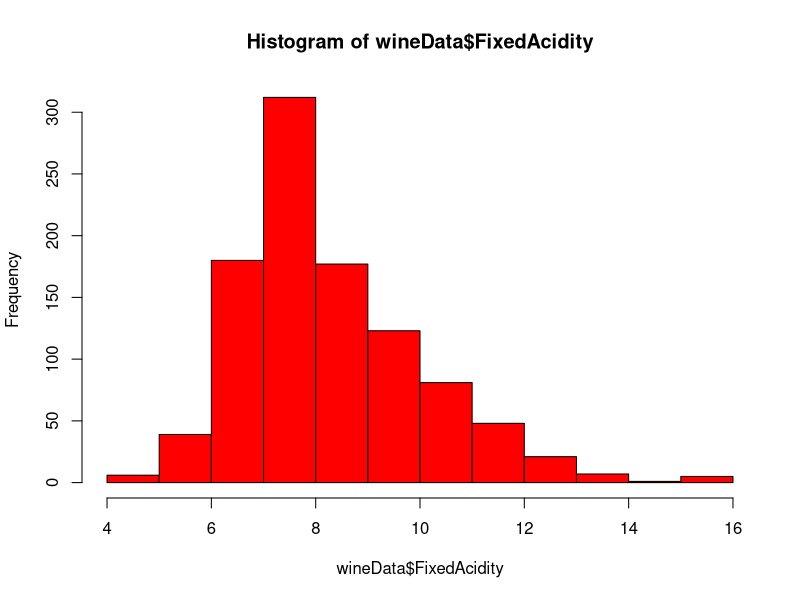
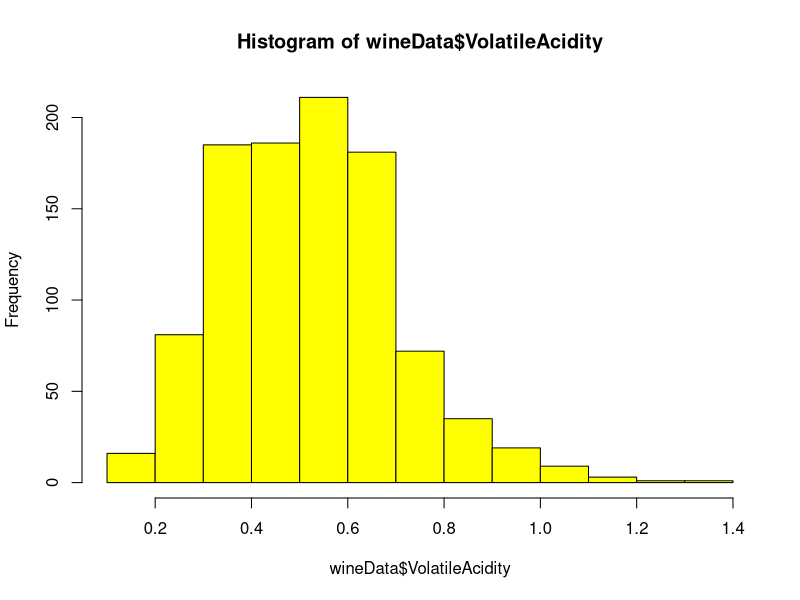
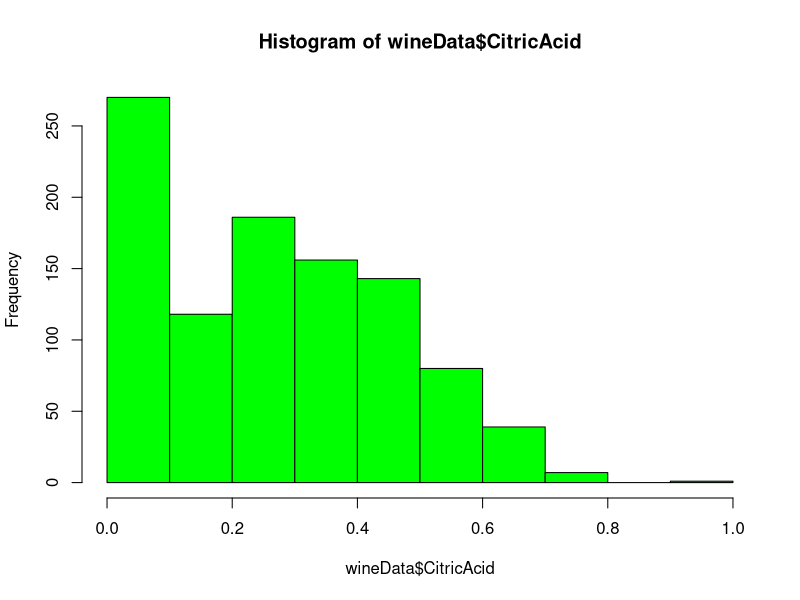
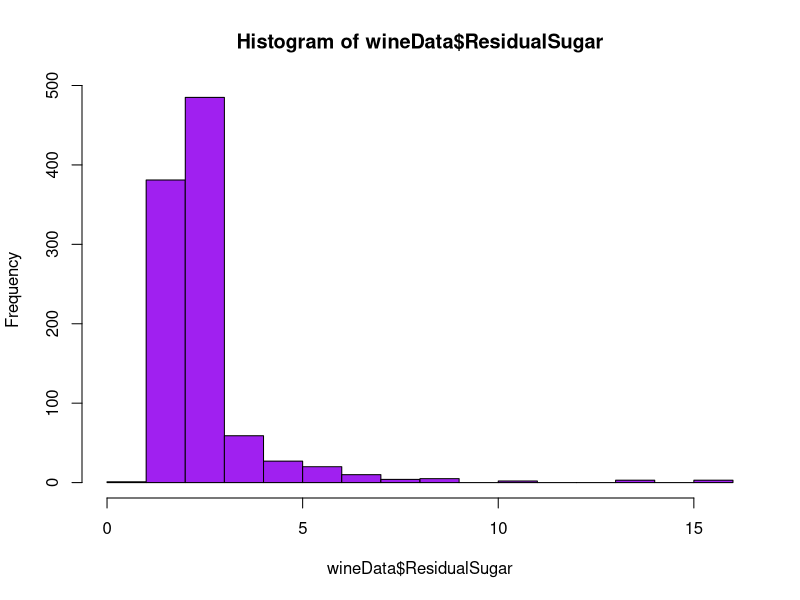
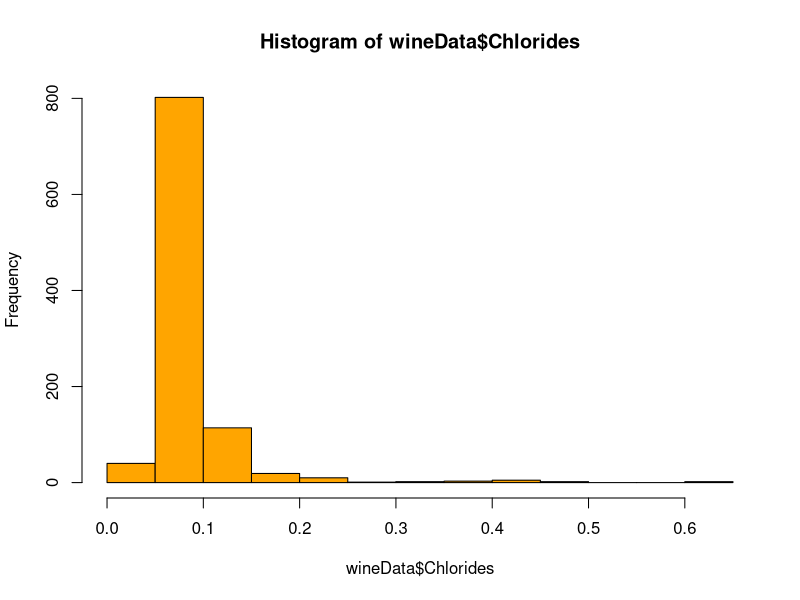
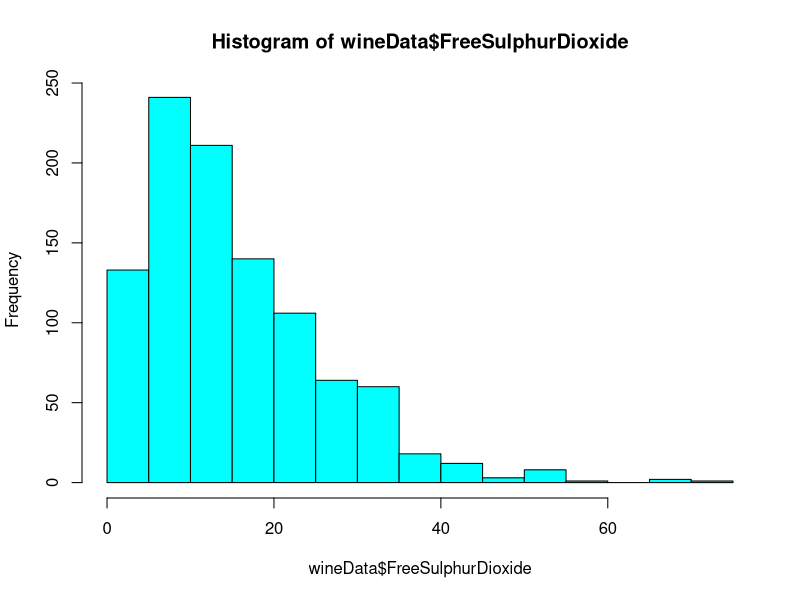
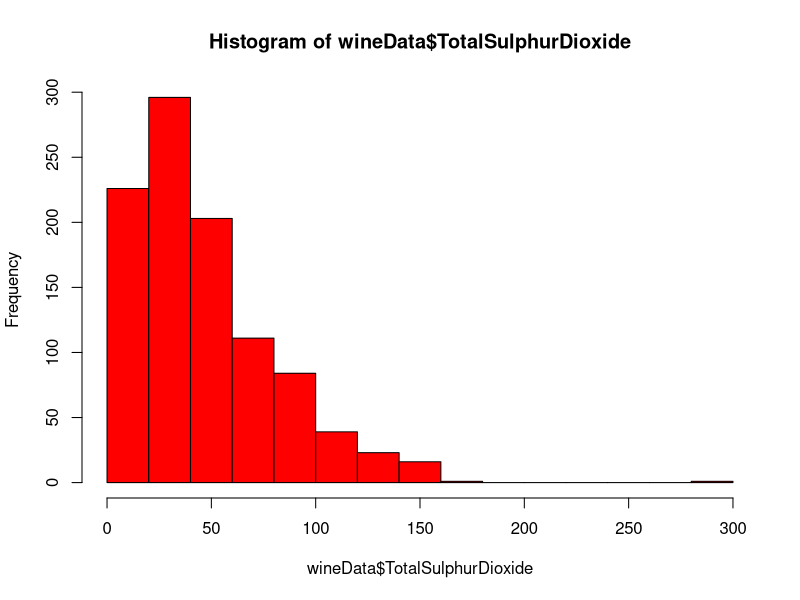
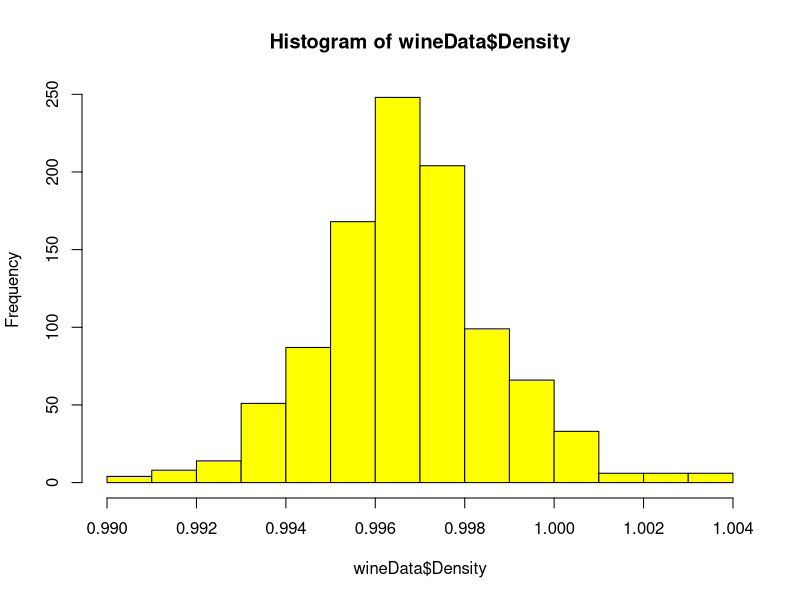

The R script that drew these images, in order:
# =========================================================
# CZ 4073 - Data Science For Business
# Assignment 1
# Name: KAMATH SHANTANU ARUN
# Matric Card: U1422577F
# =========================================================

# Problem 1:
# In this problem, our dataset is -- assign1_WineData.csv
# The solution of the problem looks to fit an optimal linear
# regression model to predict the "Quality" of the wine

# ---------------------------------------------------------
# Clean environment and remove all working data

rm(list = ls())

# ---------------------------------------------------------
# Importing the dataset Week04wineData.csv as wineData

wineData <- read.csv("assign1_WineData.csv", header = TRUE)

# ---------------------------------------------------------
# Performing some basic exploratory data analysis

# Dimensional information of the dataset
dim(wineData)
# Here we find that we have information of 1000 instances 
# of wine and there are 12 different variables that
# describe it

# Labels of the variables in the dataset
names(wineData)
# It provides us the names of each of the 12 variables

# Structure of the dataset
str(wineData)
# We find that the data is stored in a "data.frame"
# Quality has integer data type while,
# Rest of the variables have numeric data type

# First few rows of the data
head(wineData)
# Last few rows of the data
tail(wineData)
# heads and tails provide a general idea in terms of 
# the variables actual values and their magnitudes

# Summary statistics for all variables
summary(wineData)
# It returns a table with the results of the summary
# function applied to each column in the data frame

# For each column, it returns the minimum value, 1st quantile, 
# median, mean, 3rd quantile and the maximum value
# Providing us with the spread, distribution and central 
# tendency of the variables

# ---------------------------------------------------------
# Visulisation of the dataset

# Viewing histograms of individual variables to understand 
# its distribution shape, center, range and variation
hist(wineData$FixedAcidity, col = "red")
hist(wineData$VolatileAcidity, col = "yellow")
hist(wineData$CitricAcid, col = "green")
hist(wineData$ResidualSugar, col = "purple")
hist(wineData$Chlorides, col = "orange")
hist(wineData$FreeSulphurDioxide, col = "cyan")
hist(wineData$TotalSulphurDioxide, col = "red")
hist(wineData$Density, col = "yellow")
hist(wineData$pH, col = "green")
hist(wineData$Sulphates, col = "purple")
hist(wineData$Alcohol, col = "orange")
hist(wineData$Quality, col = "cyan")
# Most of the plots show a normal distribution while others
# show right skewed distribution

# Boxplots of all individual variables
# checking correspondence with summary statistics
boxplot(wineData$FixedAcidity , horizontal = TRUE, col = "red")
boxplot(wineData$VolatileAcidity, horizontal = TRUE, col = "yellow")
boxplot(wineData$CitricAcid, horizontal = TRUE, col = "green")
boxplot(wineData$ResidualSugar, horizontal = TRUE, col = "purple")
boxplot(wineData$Chlorides, horizontal = TRUE, col = "orange")
boxplot(wineData$FreeSulphurDioxide, horizontal = TRUE, col = "cyan")
boxplot(wineData$TotalSulphurDioxide, horizontal = TRUE, col = "pink")
boxplot(wineData$Density, horizontal = TRUE, col = "red")
boxplot(wineData$pH, horizontal = TRUE, col = "yellow")
boxplot(wineData$Sulphates, horizontal = TRUE, col = "green")
boxplot(wineData$Alcohol, horizontal = TRUE, col = "purple")
boxplot(wineData$Quality, horizontal = TRUE, col = "orange")
# Box plots were able to clearly point out potential outliers 
# and provide a better sense on where the median or mean lie
# hence improving our understanding of the frequency histograms
# and the entire dataset


# ---------------------------------------------------------
# Checking correlation between the variable of the dataset
cor(wineData)
# install.packages("corrplot")
library(corrplot)
corrplot.mixed(cor(wineData))
# corrplot library uses colours and shape to visual represent
# the strength of the correlations in a matrix format

# With the correlation matrix, we find that "Quality" doesn't 
# have a very strong correlation with any of the variables.
# The most correlation being with Alcohol (0.47) and 
# VolatileAcidity (-0.39)
# Low or zero correlated variable will be least significant 
# and would be eliminated early to create the best model

# The highest correlation(|0.66-0.67|) found was betwen 
# FixedAcidity & Density,
# FixedAcidity & pH,
# FixedAcidity & CitricAcid
# FreeSulphurDioxide & TotalSulphurDioxide,
# Hence these variables are likely to absorb each others
# contribution to Quality and may cause them to be futile
# in predicting Quality

# ---------------------------------------------------------
# Plotting two-dimensional scatterplots of all pairs of variables
pairs(wineData, pch = 19, col = "orange")
# Viewing the scatter plots we can understand why the correlation
# of the various variable pairs are either high or low
# It is difficult to judge the plots that involve Quality because
# its type is integer and more discrete in nature

# The scatter plot between sulphate and Quality seem to be less 
# spherical and hence point towards some linearity/nonlinearity
# which would be a good place to do some trial and error.

# ---------------------------------------------------------
# Perform Linear Regression (Quality vs rest of the variables)

# We will use Adjusted R-squared as the metric to determine
# if the model is improving. As during removal of a unsignificant
# variable, Multiple R-squared might not increase but adjusted will.
# Same during adding a unsignificant variable. Multiple R-squared will
# increase but adjusted may not. This is due to the fact that adjusted 
# R-squared takes into consideration the number of variables being used

# Linear model on Quality vs Rest of the variables
# Model 1. - Full Model
lmFit1 <- lm(Quality ~ ., data = wineData)

# Display the summary of Model 1.
summary(lmFit1)

# The "Full Model" summary statistics provide us with information
# on the formula, residuals, and coefficients.
# The coefficients provide a scale of significance on each of
# the variables that provide a contribution on predicting the Quality.

# ---------------------------------------------------------
# Building an Updated Model by removing the least significant 
# variable at a time

# To do so, we would want to eliminate the most insignificant
# variables having "." or lesser on the scale.
# With variables having the same significance, we will use 
# Probability (Pr) to decide

# The value in the Pr colum informs us of the probability of 
# coefficient of the variable to go to zero. The higher the 
# probability the lower its significance.

# Linear Model on Quality vs Rest minus FixedAcidity
# Model 2.
lmFit2 <- update(lmFit1, ~ . - FixedAcidity, data = wineData)

# Display the summary of the updated linear model
summary(lmFit2)

# In Model 2,  we removed the variable FixedAcidity (Pr = 0.76) 
# as it was the least significant and has the highest probability
# of the coefficient going to zero, amongst other variables.
# This helped improve the adjusted R-squared to 0.3413 from 0.3407

# Linear Model on Quality vs Rest minus FixedAcidity, CitricAcid
# Model 3.
lmFit3 <- update(lmFit2, ~ . - CitricAcid, data = wineData)

# Display the summary of the updated linear model
summary(lmFit3)

# Similarly in Model 3, we removed the variable CitricAcid (Pr = 0.75) 
# This helped improve the R-squared to 0.3419 from 0.3413

# Linear Model on Quality vs Rest minus FixedAcidity, CitricAcid,
# ResidualSugar
# Model 4.
lmFit4 <- update(lmFit3, ~ . - ResidualSugar, data = wineData)

# Display the summary of the updated linear model
summary(lmFit4)

# Similarly in Model 4, we removed the variable ResidualSugar (Pr = 0.33) 
# This helped improve the R-squared to 0.342 from 0.3419

# Linear Model on Quality vs Rest minus FixedAcidity, CitricAcid,
# ResidualSugar, Density
# Model 5.
lmFit5 <- update(lmFit4, ~ . - Density, data = wineData)

# Display the summary of the updated linear model
summary(lmFit5)

# Lastly in Model 5, we removed the variable Density (Pr = 0.48) 
# This helped improve the R-squared to 0.3423 from 0.3420

# Now we have covered the linearity part of the model 
# and kept only the variables that have a significance of 
# Pr lower than 0.05 (*).

# ---------------------------------------------------------
# Checking for Non-linear Relations with Variables

# Plotting Quality vs all the remaining variables 
# individually to try and better understand and detect 
# non-linearity
plot(wineData$VolatileAcidity, wineData$Quality, pch = 19, col = "red")
plot(wineData$Chlorides, wineData$Quality, pch = 19, col = "yellow")
plot(wineData$FreeSulphurDioxide, wineData$Quality, pch = 19, col = "green")
plot(wineData$TotalSulphurDioxide, wineData$Quality, pch = 19, col = "blue")
plot(wineData$pH, wineData$Quality, pch = 19, col = "orange")
plot(wineData$Sulphates, wineData$Quality, pch = 19, col = "purple")
plot(wineData$Alcohol, wineData$Quality, pch = 19, col = "cyan")

# Most of the plots show no non-linearity, except for sulphates
# which is unclear and ambiguous on its nonlinearity

# Fitting the linear model on Quality vs remaining variables but
# introducing non-linear term Sulphates^2
# Model 6.
lmFit6 <- update(lmFit5, ~ . + I(Sulphates^2), data = wineData)

# Display the summary of the updated linear model
summary(lmFit6)

# With addition of an independant variable (Sulphates)^2 in
# Model 6, we could see that the doubt was indeed correct and
# the variable is useful and highly significant in predicting
# Quality. It helped improve the adjsted R-squared to 0.3640 from 0.3423

# We now further look to eliminate the least significant variables.
# We can see that FreeSulphurDioxide has lost its significance due 
# the presence of the new variable, that absorbed its contribution.

# Linear Model 6 minus FreeSulphurDioxide
# Model 7.
lmFit7 <- update(lmFit6, ~ . - FreeSulphurDioxide, data = wineData)

# Display the summary of the updated linear model
summary(lmFit7)

# The elimination of FreeSulphurDioxide decreased the R-squared to
# 0.363 from 0.364 but it increased the F-statistic and Degrees of 
# Freedom, hence proved useful.

# We now aim to keep only variables that have high significance (***)
# in our model and hence look to eliminate TotalSulphurDioxide.

# Linear Model 6 minus FreeSulphurDioxide, TotalSulphurDioxide
# Model 8.
lmFit8 <- update(lmFit7, ~ . - TotalSulphurDioxide, data = wineData)

# Display the summary of the updated linear model
summary(lmFit8)

# As seen earlier the elimination of TotalSulphurDioxide also 
# decreased the R-squared to 0.3602 from 0.363 but resulted in 
# an increase in F-statistic and Degrees of Freedom

# ---------------------------------------------------------
# Finding and removing outliers

# Plotting to check the model for potential outliers
plot(lmFit8)

# Calculating cooks distance to find and remove outliers
# as well as high-leverage points
cd <- cooks.distance(lmFit8)
wineData.clean <- wineData[abs(cd) < 4/nrow(wineData), ]
nrow(wineData.clean)

# Viewing and confirming the parameters in the final model
formula(lmFit8)
# Fitting the "Best Model" with the cleaned data
lmFit <- lm(formula(lmFit8), data = wineData.clean)

# Evaluating to find increase in performance
summary(lmFit)
plot(lmFit)

